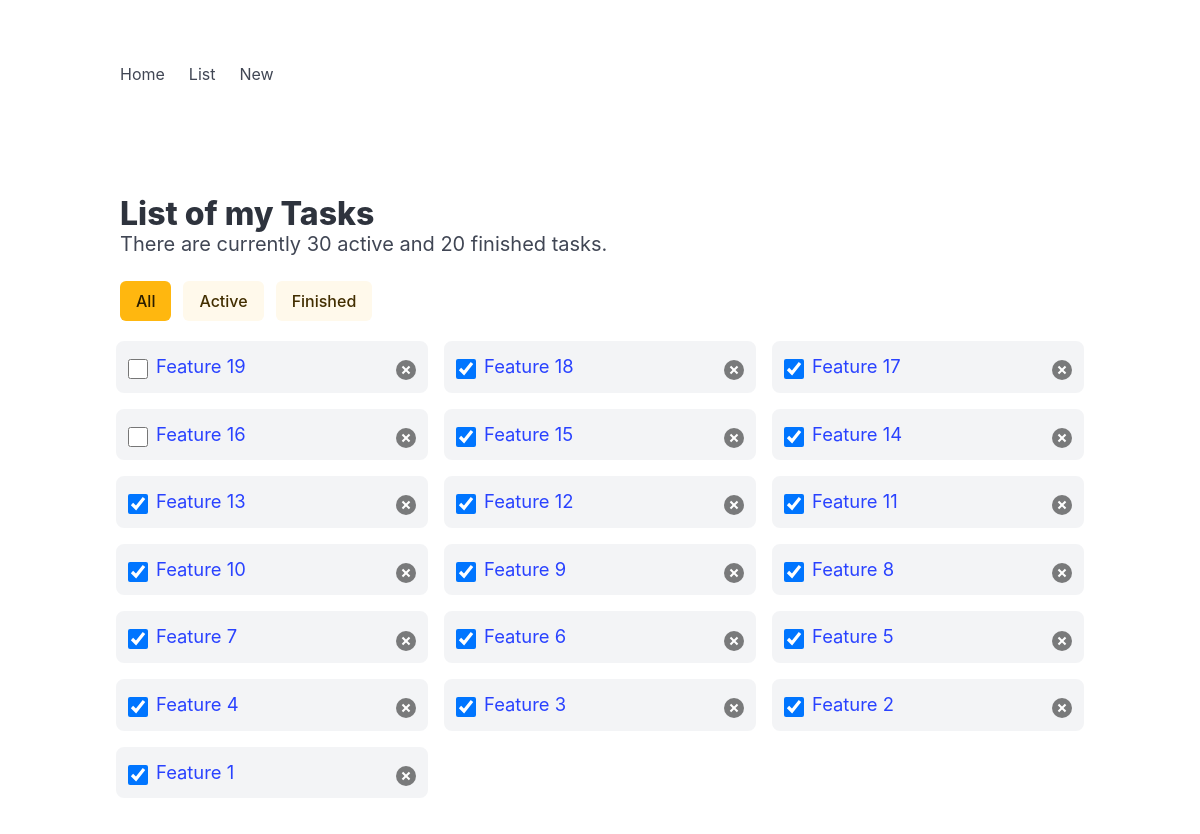
The app's page /todo/list/ (signed in), older data.
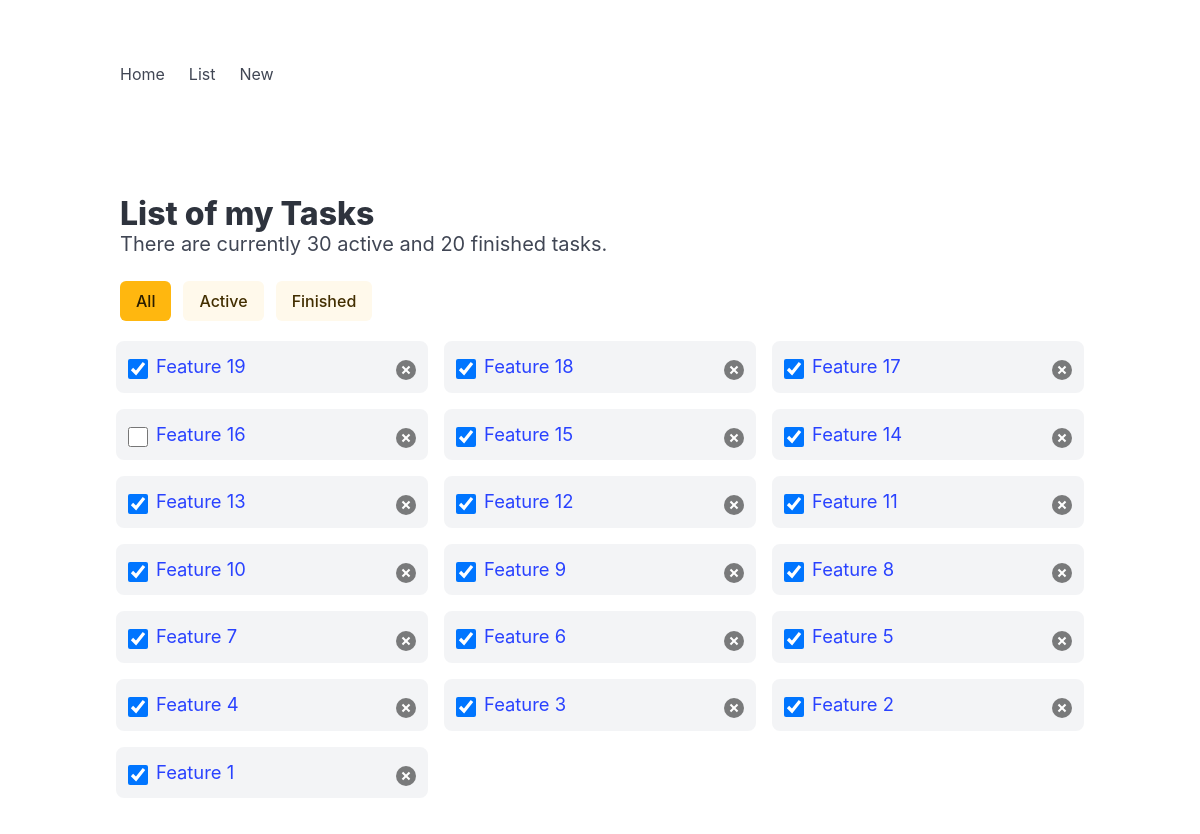
The same page, newer data.
### todo/models.py (models this page shows, shortened)
class Task(models.Model):
    user = models.ForeignKey(User, on_delete=models.CASCADE)
    title = models.CharField(max_length=100)
    desc = models.CharField(max_length=500)
    is_finished = models.BooleanField(default=False)
    finished_dt = models.DateTimeField(blank=True, null=True)
    dead_line_dt = models.DateTimeField(blank=True, null=True)
    create_dt = models.DateTimeField(auto_now_add=True)
    update_dt = models.DateTimeField(auto_now=True)

### todo/views.py (the view)
# urls.py: path('list/', views.todo_list, name='list'),
def todo_list(request):
    if request.user.is_authenticated:
        tasks = Task.objects.filter(user=request.user).order_by('-id')[0:100]
        context = {'tasks': tasks}
        return render(request, 'todo/list.html', context)
    else:
        return redirect('/todo')

### todo/templates/todo/list.html (shortened to what this page needs)
<!DOCTYPE html>
<html>
  <head>
    <link rel="stylesheet" href="https://cdn.jsdelivr.net/npm/bulma@1.0.2/css/bulma.min.css">
  </head>
  <body>
    {% include 'todo/includes/nav.html' %}
  <section class="section">
    <div class="container">
      <h1 class="title">List of my Tasks</h1>
      <p class="subtitle">There are currently 30 active and 20 finished tasks.</p>
      <div class="buttons">
        <a href="{{ request.path }}" class="button is-warning {% if 'active' in request.GET or 'finished' in request.GET %} is-light{% endif %}">All</a>
        <a href="{{ request.path }}?active" class="button is-warning {% if 'active' not in request.GET %} is-light{% endif %}">Active</a>
        <a href="{{ request.path }}?finished" class="button is-warning {% if 'finished' not in request.GET %} is-light{% endif %}">Finished</a>
      </div>
      {% if tasks %}
      <ul class="columns is-multiline" id="list">
        {% for task in tasks %}
          <li class="column is-4">
            <input type="checkbox" {% if task.is_finished %} checked {% endif %} title="Finish">
            <div>
              <a href="{% url 'todo:detail' number=task.id %}">{{ task.title }}</a>
              <br>
            </div>
            <button class="delete" title="Remove"></button>
          </li>
        {% endfor %}
        </ul>
      {% else %}
      <p class="is-size-5">No task to show here.</p>
      {% endif %}
    </div>
  </section>
  </body>
</html>

Row changes from the older to the newer data that the page shows:
changed Task "Feature 19": is_finished "☐" → "☑"
